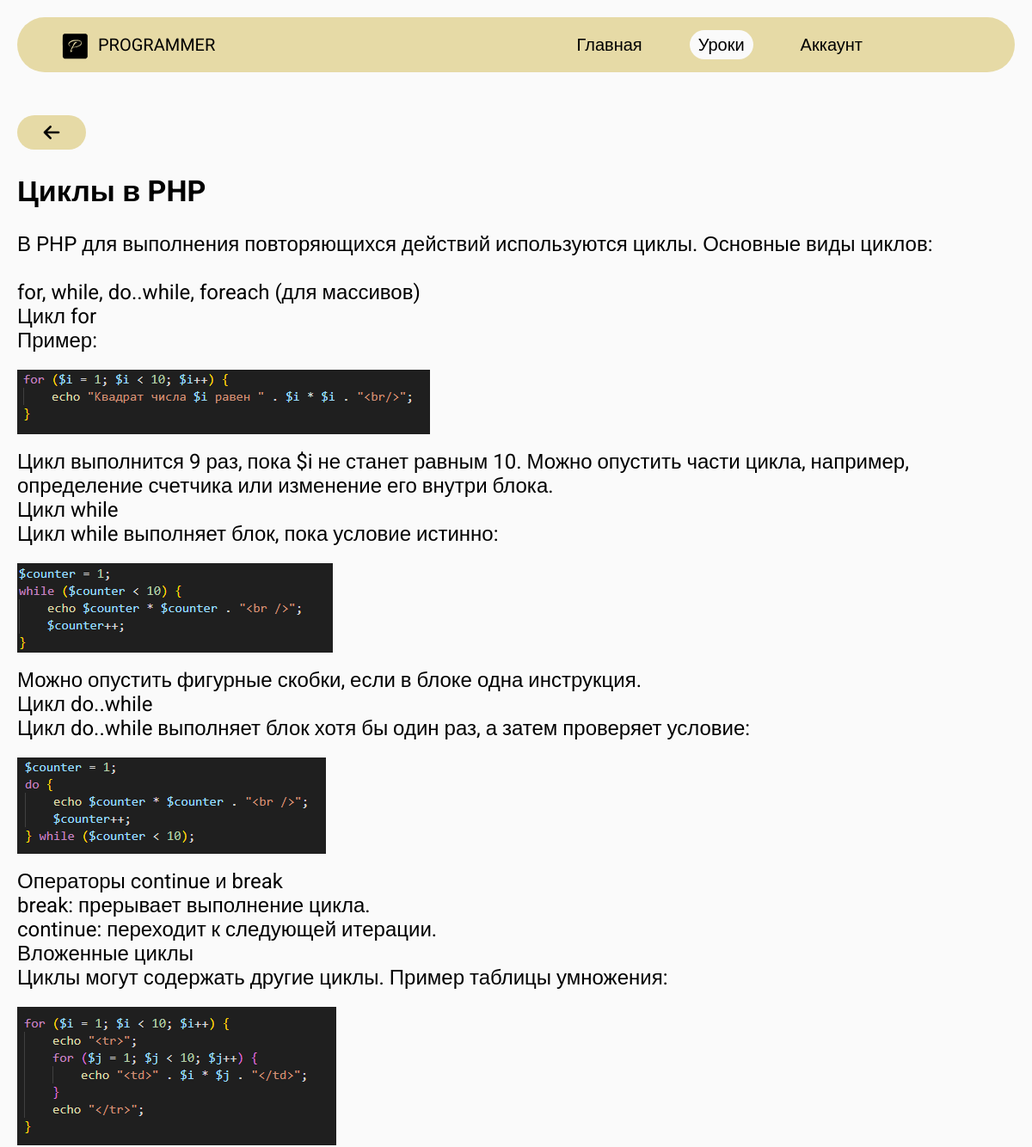
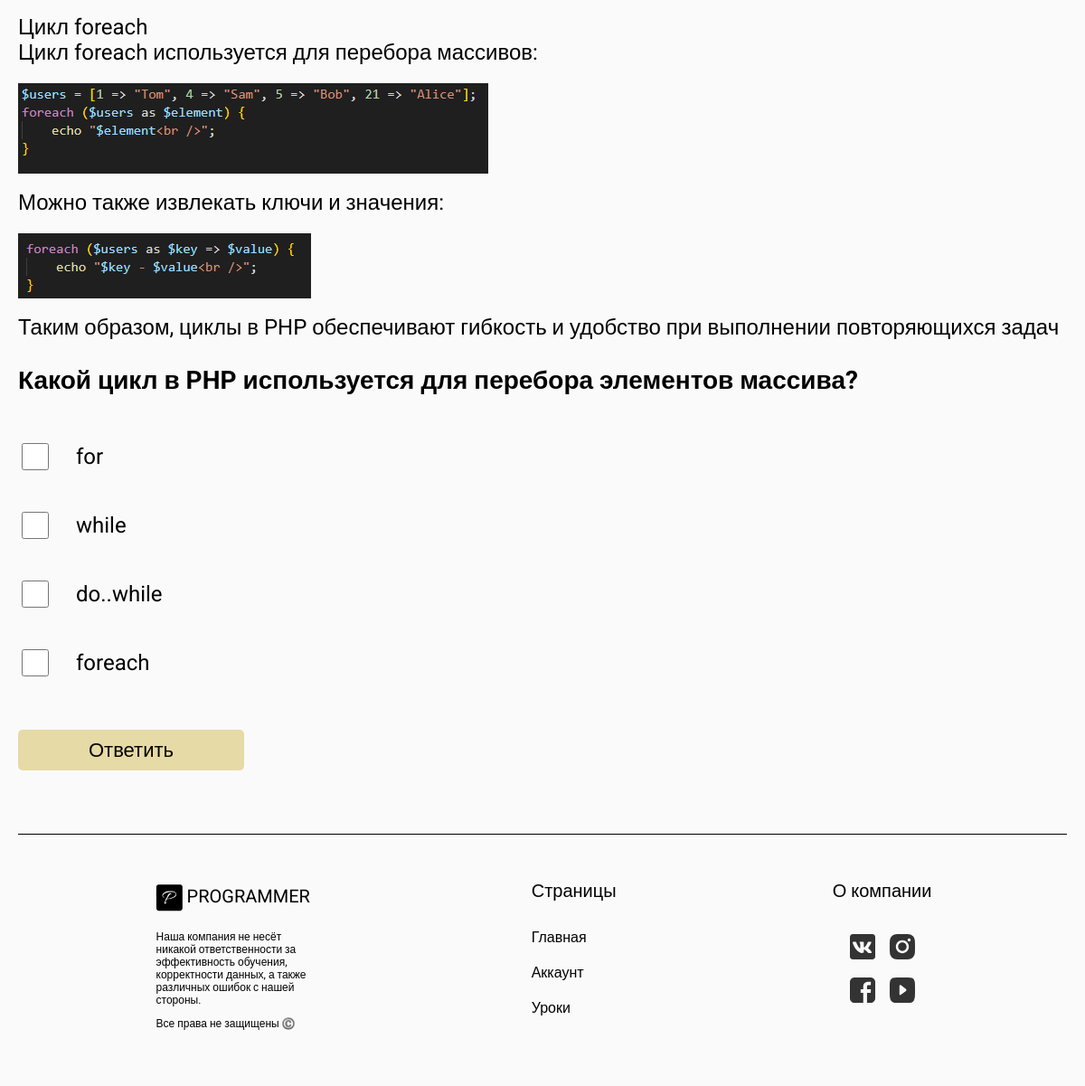
The app's page /lesson/4 (signed in) with its own data (2 pictures, top to bottom).
### app.py (models this page shows)
class Lessons(db.Model):
    __tablename__ = 'lessons'
    id = db.Column(db.Integer, primary_key=True)
    title = db.Column(db.String(100), nullable=False)
    text = db.Column(db.Text, nullable=False)
    questions = db.relationship('Questions', backref='lesson', lazy=True)
    passed = db.relationship('UsersPassed', backref='lesson', lazy=True)

class Questions(db.Model):
    __tablename__ = 'questions'
    id = db.Column(db.Integer, primary_key=True)
    question = db.Column(db.String(300), nullable=False)
    answers = db.Column(db.Text, nullable=False)
    isCorrect = db.Column(db.Text, nullable=False)
    lesson_id = db.Column(db.Integer, db.ForeignKey('lessons.id'), nullable=False)

### app.py (the view)
@app.route('/lesson/<int:lesson_id>' , methods=['GET','POST'])
@checkToken
def lesson(lesson_id):
    current_lesson = Lessons.query.get_or_404(lesson_id)
    if current_lesson:
        questions = Questions.query.filter_by(lesson_id=lesson_id).all()
        for question in questions:
            question.answer_load = json.loads(question.answers)
            question.isCorrect_load = json.loads(question.isCorrect)
        next_lesson = lesson_id+1
        last_lesson = Lessons.query.order_by(Lessons.id.desc()).first()
        if next_lesson>last_lesson.id:
            next_lesson = False
        lessonsDB = Lessons.query.all()
        passed_lesson = UsersPassed.query.filter_by(user=session['user_session']).all()
        available_lessons = set()
        for passed in passed_lesson:
            if passed.is_passed:
                available_lessons.add(passed.lesson_id)
        for lesson in lessonsDB:
            if lesson.id not in available_lessons:
                available_lessons.add(lesson.id)
                break
        if lesson_id in available_lessons:
            return render_template('lesson.html', lesson=current_lesson, questions=questions,active_page='lessons', next_lesson=next_lesson, available_lessons=available_lessons)
        else:
            return redirect(url_for('lessons'))
    else:
        return redirect(url_for('lessons'))

### app.py (called while the page is built)
def checkToken(f):
    @wraps(f)
    def decorated_function(*args, **kwargs):
        token = request.cookies.get(TOKEN_NAME)
        if token:
            user = UsersDB.query.filter_by(token=token).first()
            if user:
                session['user_session'] = user.username
                session['user_status'] = user.status
        return f(*args, **kwargs)
    return decorated_function

@app.before_request
def before_request():
    if 'user_session' not in session:
        token = request.cookies.get(TOKEN_NAME)
        if token:
            user = UsersDB.query.filter_by(token=token).first()
            if user:
                session['user_session'] = user.username
                session['user_status'] = user.status

### templates/lesson.html (shortened to what this page needs)
{% extends 'pattern.html' %}
{% block main %}
    {% if session['user_session'] %}
        <div class="lesson">
            <a href="{{ url_for('lessons')}}" class="lesson-href"><img src="../static/img/arrow-right.svg" alt=""></a>
            <h2 class="lesson-title">{{ lesson.title }}</h2>
            <p class="lesson-text">{{ lesson.text| safe}}</p>
            {% for question in questions %}
            <div class="lesson-test">
                <h3 class="lesson-test-question">{{ question.question }}</h3>
                {% if question.answer_load %}
                    <form class="lesson-test-form" id="lesson-test">
                        <ul class="lesson-test-form-ul">
                        {% for answer in question.answer_load %}
                            <li class="lesson-test-form-ul-li">
                                <input type="checkbox" name="test-checkbox" value="{{ loop.index}}" class="lesson-test-form-ul-checkbox">
                                <p class="lesson-test-form-ul-answer">{{ answer }}</p>
                            </li>
                        {% endfor %}
                        </ul>
                        <button type="button" class="lesson-test-form-button" id="{{lesson.id}}">Ответить</button>
                    </form>
                {% endif %}
            </div>
            {% endfor %}
        </div>
    {% else %}
        <script> window.location.href = "{{ url_for('index')}}"</script>
    {% endif %}
{% endblock %}

### static/css/main.css (style rules this page uses)
body { margin: 0; }
html { background-color: rgb(250, 250, 250); }
.lesson { max-width: 1200px; margin: 50px auto; padding: 0 20px; }
.lesson .lesson-href { text-decoration: none; color: black; width: 80px; height: 40px; border-radius: 20px; background-color: #e6daa6; border: none; font-size: 40px; display: flex; align-items: center; justify-content: center; cursor: pointer; }
.lesson .lesson-href img { width: 32px; rotate: 180deg; }
.lesson .lesson-title { font-size: 34px; }
.lesson .lesson-text { font-size: 24px; white-space: pre-wrap; }
.lesson .lesson-text img { max-width: 80%; display: flex; margin: 20px auto -10px 0; justify-content: left; }
.lesson .lesson-test .lesson-test-question { font-size: 28px; }
.lesson .lesson-test .lesson-test-form .lesson-test-form-ul { padding: 0; max-width: -moz-fit-content; max-width: fit-content; }
.lesson .lesson-test .lesson-test-form .lesson-test-form-ul .lesson-test-form-ul-li { display: flex; align-items: center; }
.lesson .lesson-test .lesson-test-form .lesson-test-form-ul .lesson-test-form-ul-answer { font-size: 24px; max-width: 500px; white-space: pre-wrap; }
.lesson .lesson-test .lesson-test-form .lesson-test-form-ul .lesson-test-form-ul-checkbox { width: 30px; height: 30px; margin-right: 30px; }
.lesson .lesson-test .lesson-test-form .lesson-test-form-button { margin: 20px 0; width: 250px; height: 45px; font-size: 22px; border: none; border-radius: 5px; background-color: #e6daa6; }

### templates/pattern.html (style rules this page uses)
* { font-family: "Roboto", sans-serif; }

### records on screen
Lessons: title "Циклы в PHP", text "В PHP для выполнения повторяющихся действий используются циклы. Основные виды циклов: for, while, do..while, foreach (для массивов) Цикл for Пример: Цикл выполнится 9 раз, пока $i не станет равным 10. Можно опустить части цикла, например, определение счетчика или изменение его внутри блока. Цикл while Цикл while выполняет блок, пока условие истинно: Можно опустить фигурные скобки, если в блоке одна инструкция. Цикл do..while Цикл do..while выполняет блок хотя бы один раз, а затем проверяет условие: Операторы continue и break break: прерывает выполнение цикла. continue: переходит к следующей итерации. Вложенные циклы Циклы могут содержать другие циклы. Пример таблицы умножения: Цикл foreach…", text (picture)
Questions: question "Какой цикл в PHP используется для перебора элементов массива?", answer_load "for" "while" "do..while" "foreach"
